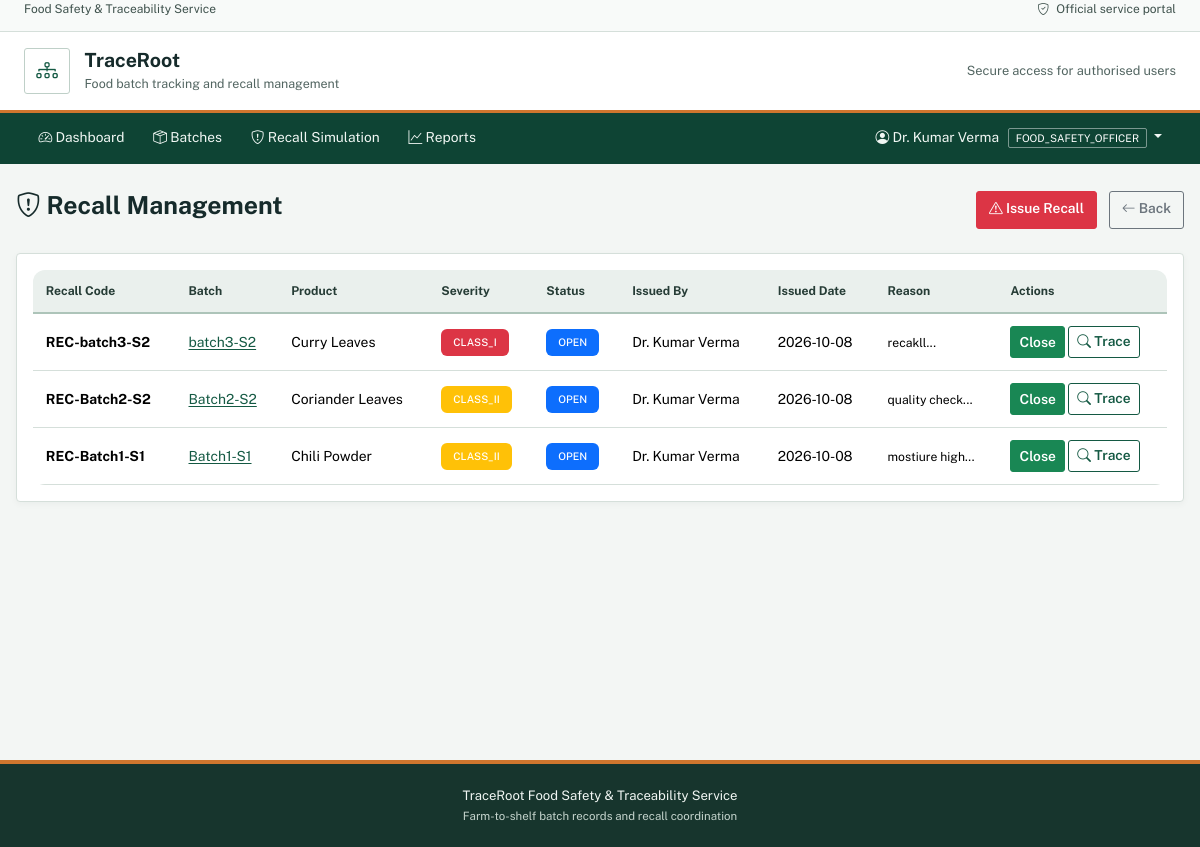
/fso/recalls (signed in), run on the app's committed database.
### app/models.py (models this page shows, shortened)
class User(UserMixin, db.Model):
    __tablename__ = 'users'
    user_id = db.Column(db.Integer, primary_key=True)
    username = db.Column(db.String(50), nullable=False, unique=True)
    email = db.Column(db.String(120), nullable=False, unique=True)
    password_hash = db.Column(db.String(255), nullable=False)
    full_name = db.Column(db.String(100), nullable=False)
    phone = db.Column(db.String(20))
    role_id = db.Column(db.SmallInteger, db.ForeignKey('roles.role_id'), nullable=False)
    shop_name = db.Column(db.String(120))
    city = db.Column(db.String(80))
    is_active = db.Column(db.Boolean, nullable=False, default=True)
    created_at = db.Column(db.DateTime, nullable=False, default=datetime.utcnow)
    owned_farms = db.relationship('Farm', backref='owner', lazy=True)
    managed_units = db.relationship('ProcessingUnit', backref='manager', lazy=True)
    performed_inspections = db.relationship('Inspection', backref='inspector', lazy=True)
    created_batches = db.relationship('Batch', backref='creator', lazy=True)
    created_shipments = db.relationship('Shipment', foreign_keys='Shipment.created_by', backref=db.backref('creator', foreign_keys='Shipment.created_by'), lazy=True)
    received_shipments = db.relationship('Shipment', foreign_keys='Shipment.retailer_id', backref='retailer', lazy=True)
    issued_recalls = db.relationship('Recall', backref='issuer', lazy=True)

class Role(db.Model):
    __tablename__ = 'roles'
    role_id = db.Column(db.SmallInteger, primary_key=True)
    role_name = db.Column(db.Enum('ADMIN', 'FARMER', 'PROCESSOR', 'INSPECTOR', 'RETAILER', 'FOOD_SAFETY_OFFICER'),
                         nullable=False, unique=True)
    description = db.Column(db.String(255))
    users = db.relationship('User', backref='role', lazy=True)

class Recall(db.Model):
    __tablename__ = 'recalls'
    recall_id = db.Column(db.Integer, primary_key=True)
    recall_code = db.Column(db.String(30), nullable=False, unique=True)
    batch_id = db.Column(db.Integer, db.ForeignKey('batches.batch_id'), nullable=False)
    issued_by = db.Column(db.Integer, db.ForeignKey('users.user_id'), nullable=False)
    severity = db.Column(db.Enum('CLASS_I', 'CLASS_II', 'CLASS_III'), nullable=False)
    reason = db.Column(db.String(500), nullable=False)
    status = db.Column(db.Enum('OPEN', 'CLOSED'), nullable=False, default='OPEN')
    issued_at = db.Column(db.DateTime, nullable=False, default=datetime.utcnow)
    closed_at = db.Column(db.DateTime)

class Batch(db.Model):
    __tablename__ = 'batches'
    batch_id = db.Column(db.Integer, primary_key=True)
    batch_code = db.Column(db.String(30), nullable=False, unique=True)
    product_id = db.Column(db.Integer, db.ForeignKey('products.product_id'), nullable=False)
    batch_type = db.Column(db.Enum('HARVEST', 'DERIVED'), nullable=False, default='HARVEST')
    farm_id = db.Column(db.Integer, db.ForeignKey('farms.farm_id'))
    processing_unit_id = db.Column(db.Integer, db.ForeignKey('processing_units.unit_id'))
    initial_quantity_kg = db.Column(Numeric(12, 3), nullable=False)
    quantity_kg = db.Column(Numeric(12, 3), nullable=False)
    harvest_date = db.Column(db.Date, nullable=False)
    expiry_date = db.Column(db.Date, nullable=False)
    status = db.Column(db.Enum('ACTIVE', 'QUARANTINED', 'RECALLED', 'CONSUMED', 'EXPIRED'),
                       nullable=False, default='ACTIVE')
    stage = db.Column(db.Enum('HARVESTED', 'PROCESSING', 'PACKED', 'SHIPPED'),
                     nullable=False, default='HARVESTED')
    created_by = db.Column(db.Integer, db.ForeignKey('users.user_id'), nullable=False)
    created_at = db.Column(db.DateTime, nullable=False, default=datetime.utcnow)
    updated_at = db.Column(db.DateTime, nullable=False, default=datetime.utcnow, onupdate=datetime.utcnow)
    inspections = db.relationship('Inspection', backref='batch', lazy=True)
    shipments = db.relationship('Shipment', backref='batch', lazy=True)
    parent_lineage = db.relationship('BatchLineage', foreign_keys='BatchLineage.child_batch_id',
                                    backref='child_batch', lazy=True)
    child_lineage = db.relationship('BatchLineage', foreign_keys='BatchLineage.parent_batch_id',
                                   backref='parent_batch', lazy=True)
    processing_events = db.relationship('ProcessingEvent', backref='batch', lazy=True)
    recalls = db.relationship('Recall', backref='batch', lazy=True)

class Product(db.Model):
    __tablename__ = 'products'
    product_id = db.Column(db.Integer, primary_key=True)
    product_name = db.Column(db.String(100), nullable=False, unique=True)
    category = db.Column(db.Enum('SPICE', 'LEAFY_VEGETABLE', 'OTHER'), nullable=False)
    shelf_life_days = db.Column(db.SmallInteger, nullable=False)
    batches = db.relationship('Batch', backref='product', lazy=True)

### app/main/routes.py (the view)
@bp.route('/fso/recalls')
@login_required
@fso_required
def fso_recalls():
    recalls = Recall.query.order_by(Recall.issued_at.desc()).all()
    return render_template('fso/recalls.html', recalls=recalls)

### app/models.py (called while the page is built)
@login_manager.user_loader
def load_user(user_id):
    return User.query.get(int(user_id))

### app/templates/fso/recalls.html (shortened to what this page needs)
{% extends "base.html" %}
{% block content %}
<div class="d-flex justify-content-between align-items-center mb-4">
    <h2><i class="bi bi-shield-exclamation"></i> Recall Management</h2>
    <div>
        <a href="{{ url_for('main.create_recall') }}" class="btn btn-danger">
            <i class="bi bi-exclamation-triangle"></i> Issue Recall
        </a>
        <a href="{{ url_for('main.dashboard') }}" class="btn btn-outline-secondary ms-2">
            <i class="bi bi-arrow-left"></i> Back
        </a>
    </div>
</div>
<div class="card">
    <div class="card-body">
        <div class="table-responsive">
            <table class="table table-hover">
                <thead>
                    <tr>
                        <th>Recall Code</th>
                        <th>Batch</th>
                        <th>Product</th>
                        <th>Severity</th>
                        <th>Status</th>
                        <th>Issued By</th>
                        <th>Issued Date</th>
                        <th>Reason</th>
                        <th>Actions</th>
                    </tr>
                </thead>
                <tbody>
                    {% for recall in recalls %}
                    <tr>
                        <td><strong>{{ recall.recall_code }}</strong></td>
                        <td><a href="{{ url_for('main.view_batch', batch_id=recall.batch_id) }}">{{ recall.batch.batch_code }}</a></td>
                        <td>{{ recall.batch.product.product_name }}</td>
                        <td><span class="badge bg-{{ 'danger' if recall.severity == 'CLASS_I' else 'warning' if recall.severity == 'CLASS_II' else 'info' }}">{{ recall.severity }}</span></td>
                        <td><span class="badge bg-{{ 'success' if recall.status == 'CLOSED' else 'primary' }}">{{ recall.status }}</span></td>
                        <td>{{ recall.issuer.full_name }}</td>
                        <td>{{ recall.issued_at.strftime('%Y-%m-%d') }}</td>
                        <td><small>{{ recall.reason[:50] }}...</small></td>
                        <td>
                            {% if recall.status == 'OPEN' %}
                            <form action="{{ url_for('main.close_recall', recall_id=recall.recall_id) }}" method="POST" class="d-inline">
                                <button type="submit" class="btn btn-sm btn-success">Close</button>
                            </form>
                            {% endif %}
                            <a href="{{ url_for('main.recall_simulation') }}" class="btn btn-sm btn-outline-primary">
                                <i class="bi bi-search"></i> Trace
                            </a>
                        </td>
                    </tr>
                    {% else %}
                    <tr>
                        <td colspan="9" class="text-center">No recalls issued yet</td>
                    </tr>
                    {% endfor %}
                </tbody>
            </table>
        </div>
    </div>
</div>
{% endblock %}

### app/templates/base.html (shortened to what this page needs)
<!DOCTYPE html>
<html lang="en">
<head>
    <link href="https://cdn.jsdelivr.net/npm/bootstrap@5.3.2/dist/css/bootstrap.min.css" rel="stylesheet">
    <link rel="stylesheet" href="https://cdn.jsdelivr.net/npm/bootstrap-icons@1.11.1/font/bootstrap-icons.css">
</head>
<body>
    <div class="public-service-bar">
        <div class="container-fluid px-3 px-lg-4 d-flex align-items-center justify-content-between">
            <span>Food Safety &amp; Traceability Service</span>
            <span><i class="bi bi-shield-check me-1"></i> Official service portal</span>
        </div>
    </div>
    <header class="portal-masthead">
        <div class="container-fluid px-3 px-lg-4 d-flex align-items-center justify-content-between">
            <a class="portal-brand-lockup" href="{{ url_for('main.dashboard') if current_user.is_authenticated else url_for('main.index') }}">
                <span class="portal-brand-mark" aria-hidden="true"><i class="bi bi-diagram-3"></i></span>
                <span>
                    <span class="portal-brand-name">TraceRoot</span>
                    <span class="portal-brand-subtitle">Food batch tracking and recall management</span>
                </span>
            </a>
            <span class="portal-masthead-note">Secure access for authorised users</span>
        </div>
    </header>
    {% if current_user.is_authenticated %}
    <nav class="navbar navbar-expand-lg navbar-dark portal-navbar sticky-top">
        <div class="container-fluid px-3 px-lg-4">
            <div class="collapse navbar-collapse" id="navbarNav">
                <ul class="navbar-nav me-auto">
                    <li class="nav-item">
                        <a class="nav-link" href="{{ url_for('main.dashboard') }}">
                            <i class="bi bi-speedometer2"></i> Dashboard
                        </a>
                    </li>
                    <li class="nav-item">
                        <a class="nav-link" href="{{ url_for('main.list_batches') }}">
                            <i class="bi bi-box-seam"></i> Batches
                        </a>
                    </li>
                    <li class="nav-item">
                        <a class="nav-link" href="{{ url_for('main.recall_simulation') }}">
                            <i class="bi bi-shield-exclamation"></i> Recall Simulation
                        </a>
                    </li>
                    <li class="nav-item">
                        <a class="nav-link" href="{{ url_for('main.reports') }}">
                            <i class="bi bi-graph-up"></i> Reports
                        </a>
                    </li>
                </ul>
                <ul class="navbar-nav">
                    <li class="nav-item dropdown">
                        <a class="nav-link dropdown-toggle user-menu-link" href="#" id="userDropdown" role="button" data-bs-toggle="dropdown">
                            <i class="bi bi-person-circle"></i> {{ current_user.full_name }}
                            <span class="user-role-badge">{{ current_user.role.role_name if current_user.role else 'N/A' }}</span>
                        </a>
                    </li>
                </ul>
            </div>
        </div>
    </nav>
    {% endif %}
    <main class="portal-content">
        {% block content %}{% endblock %}
    </main>
    <footer>
        <div class="container text-center">
            <p class="mb-0">TraceRoot Food Safety &amp; Traceability Service</p>
            <small class="text-muted">Farm-to-shelf batch records and recall coordination</small>
        </div>
    </footer>
</body>
</html>

### app/templates/base.html (style rules this page uses)
:root { --primary-gradient: linear-gradient(135deg, #667eea 0%, #764ba2 100%); --success-gradient: linear-gradient(135deg, #11998e 0%, #38ef7d 100%); --warning-gradient: linear-gradient(135deg, #f093fb 0%, #f5576c 100%); --info-gradient: linear-gradient(135deg, #4facfe 0%, #00f2fe 100%); }
body { background-color: #f8f9fa; font-family: 'Segoe UI', Tahoma, Geneva, Verdana, sans-serif; }
.card { border: none; border-radius: 12px; box-shadow: 0 4px 15px rgba(0,0,0,0.08); transition: transform 0.3s ease, box-shadow 0.3s ease; }
.table { border-radius: 12px; overflow: hidden; }
.table thead th { background: var(--primary-gradient); color: white; border: none; font-weight: 600; padding: 1rem; }
.table tbody tr { transition: background-color 0.2s ease; }
.badge { padding: 0.5rem 0.75rem; border-radius: 6px; font-weight: 500; }
footer { background: #343a40; color: white; padding: 2rem 0; margin-top: 3rem; }
:root { --portal-ink: #162b2b; --portal-green: #145943; --portal-green-dark: #0e4434; --portal-saffron: #cf762e; --portal-line: #d5dfda; --portal-muted: #526561; --portal-paper: #f3f6f4; }
body { min-height: 100vh; background-color: var(--portal-paper); color: var(--portal-ink); font-family: 'Public Sans', 'Segoe UI', sans-serif; font-size: 0.94rem; }
.public-service-bar { min-height: 32px; background: #f8faf9; border-bottom: 1px solid var(--portal-line); color: #3e514c; font-size: 0.75rem; }
.public-service-bar .container-fluid, .portal-masthead .container-fluid, .portal-navbar .container-fluid { max-width: 1480px; }
.portal-masthead { background: #fff; border-bottom: 3px solid var(--portal-saffron); }
.portal-brand-lockup { display: flex; min-height: 78px; align-items: center; gap: 0.9rem; color: var(--portal-ink); text-decoration: none; }
.portal-brand-mark { display: grid; width: 46px; height: 46px; flex: 0 0 46px; place-items: center; border: 1px solid #bfd0c8; border-radius: 3px; color: var(--portal-green); font-size: 1.35rem; }
.portal-brand-name { display: block; font-size: 1.22rem; font-weight: 700; line-height: 1.25; }
.portal-brand-subtitle { display: block; margin-top: 0.15rem; color: var(--portal-muted); font-size: 0.78rem; }
.portal-masthead-note { color: var(--portal-muted); font-size: 0.8rem; }
.portal-navbar { background: var(--portal-green-dark) !important; padding-block: 0.15rem; }
.portal-navbar .nav-link { padding: 0.72rem 0.9rem !important; border-bottom: 3px solid transparent; color: #f1f7f4 !important; font-size: 0.86rem; }
.user-menu-link { color: #fff !important; }
.user-role-badge { margin-left: 0.35rem; padding: 0.2rem 0.42rem; border: 1px solid rgba(255,255,255,0.45); border-radius: 2px; color: #fff; font-size: 0.66rem; letter-spacing: 0; }
main.portal-content { width: min(100% - 2rem, 1420px); min-height: calc(100vh - 220px); margin-inline: auto; padding-block: 1.65rem 2.5rem; }
h1, h2, h3, h4, h5, h6 { color: var(--portal-ink); font-weight: 650; }
h2 { font-size: 1.55rem; }
.card { overflow: hidden; border: 1px solid var(--portal-line); border-radius: 4px; box-shadow: 0 2px 7px rgba(22,43,43,0.045); transition: none; }
.stat-card p, .text-muted { color: var(--portal-muted) !important; }
.btn { min-height: 38px; border-radius: 3px; font-size: 0.86rem; font-weight: 600; }
.btn-sm { min-height: 32px; border-radius: 3px; }
.btn-outline-primary { border-color: var(--portal-green); color: var(--portal-green); }
.table { margin-bottom: 0; border-color: var(--portal-line); font-size: 0.87rem; }
.table thead th { padding: 0.76rem 0.8rem; border-bottom: 2px solid #adc4b9; background: #eaf0ed; color: #263c36; font-size: 0.76rem; font-weight: 700; white-space: nowrap; }
.table tbody td { padding: 0.75rem 0.8rem; vertical-align: middle; }
a:not(.btn):not(.navbar-brand):not(.portal-brand-lockup) { color: #145943; text-decoration-thickness: 1px; text-underline-offset: 2px; }
footer { margin-top: 1rem; border-top: 4px solid var(--portal-saffron); background: #17352d; padding: 1.35rem 0; color: #f2f7f4; font-size: 0.82rem; }
footer .text-muted { color: #c5d4cd !important; }

### data on the page
User: full_name "Dr. Kumar Verma"
Role: role "FOOD_SAFETY_OFFICER"
Recall: recall_code "REC-batch3-S2", batch.batch_code "batch3-S2", batch.product.product_name "Curry Leaves", severity "CLASS_I", status "OPEN", issuer.full_name "Dr. Kumar Verma", issued_at "2026-10-08", reason "recakll"
Recall: recall_code "REC-Batch2-S2", batch.batch_code "Batch2-S2", batch.product.product_name "Coriander Leaves", severity "CLASS_II", status "OPEN", issuer.full_name "Dr. Kumar Verma", issued_at "2026-10-08", reason "quality check"
Recall: recall_code "REC-Batch1-S1", batch.batch_code "Batch1-S1", batch.product.product_name "Chili Powder", severity "CLASS_II", status "OPEN", issuer.full_name "Dr. Kumar Verma", issued_at "2026-10-08", reason "mostiure high"
